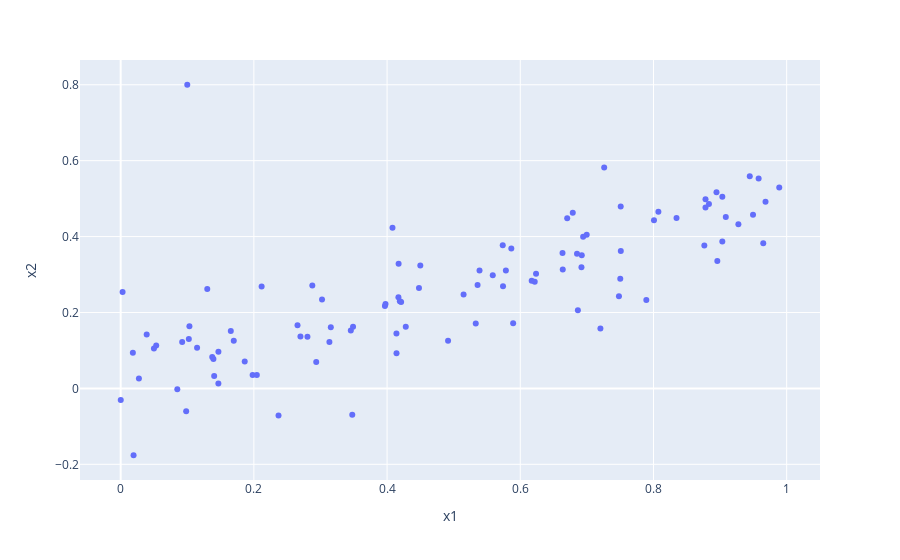

The cell this chart's notebook holds for it:
### Markdown cell above
g)

### Code cell
x1 = np.concatenate((x1, [0.1]))
x2 = np.concatenate((x2, [0.8]))
y = np.concatenate((y, [6]))
data = pd.DataFrame(data={"x1": x1, "x2": x2, "y": y})

results = smf.ols("y ~ x1 + x2", data=data).fit()
results_only_x1 = smf.ols("y ~ x1", data=data).fit()
results_only_x2 = smf.ols("y ~ x2", data=data).fit()

px.scatter(x=x1, y=x2, labels={'x':'x1', 'y':'x2'})
